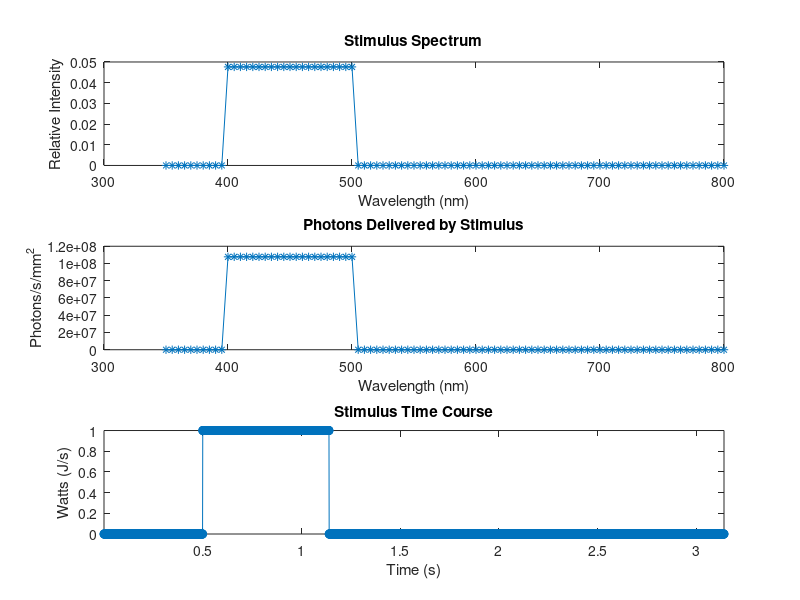
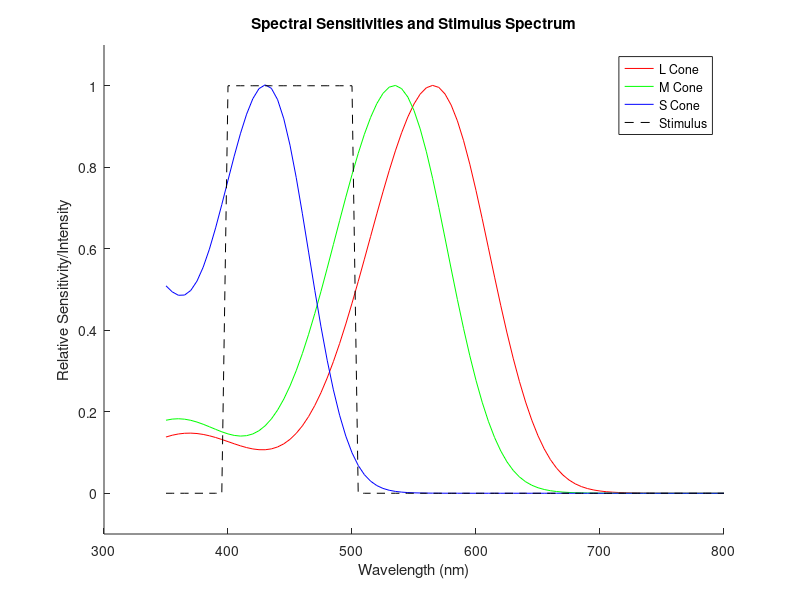
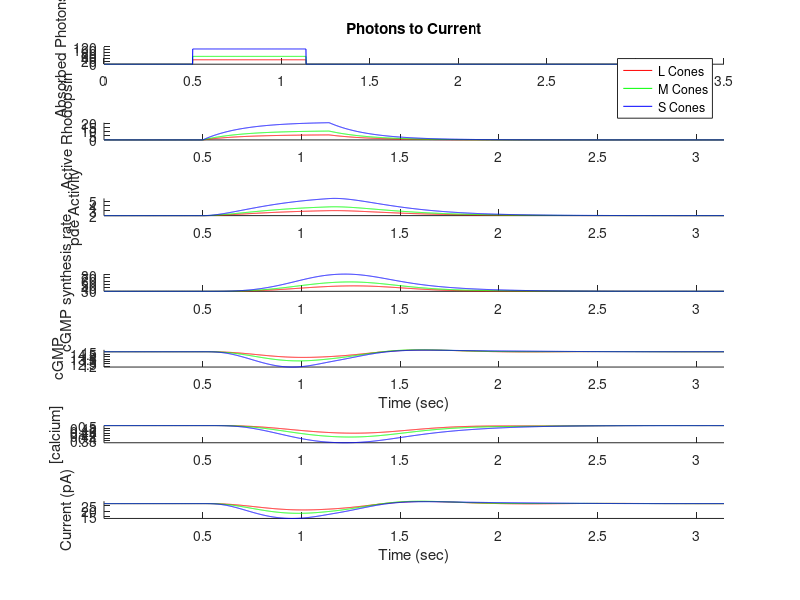
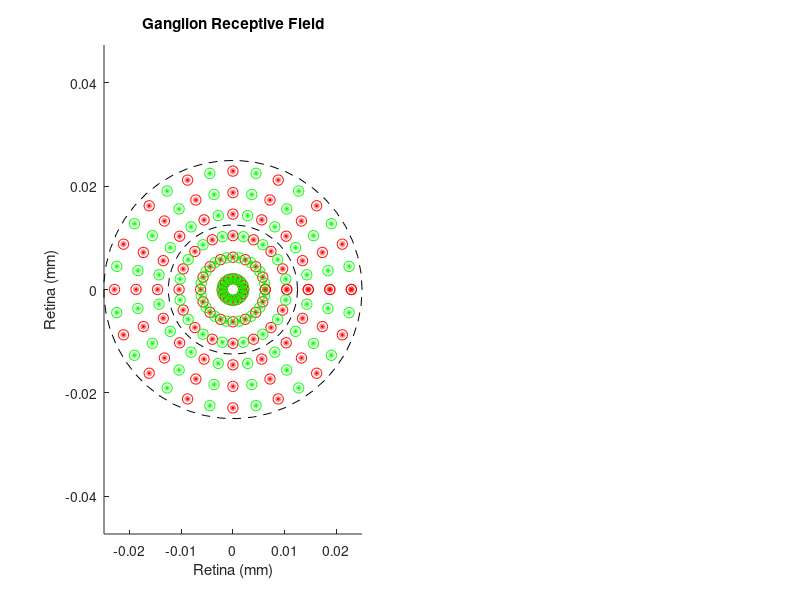

Write MATLAB code to recreate these figures, in order.
% This script models the recreation of a V1 receptive field from Fourier
% analysis of impulse response functions of a model V1 cell.

% 3/12  Created.    JPW

clear all
%close all

% In this script, I attempt to recreate a V1 cell from some of its
% component processing areas.  I begin with a stimulus, which is defined in
% terms of energy at particular wavelengths in the visible light spectrum.
% From there, I calculate how many photons are collected by each type of 
% cone photoreceptor, and I follow the signal cascade inside of each cone 
% type to determine the change of current that results.  I use that
% change current as input into a retinal ganglion cell, which has both
% excitatory and suppressive regions (on center, off surround).  Then,
% wiring several adjacent ganglion cells together, I create the receptive
% field for a V1 cell.  This cell should mimick the activity of a simple V1
% cell, and should also be suceptible to the same analysis as a typical V1
% cell.  I will attempt to recreate the receptive field of my model V1 cell
% through the same analysis used by Movshon et al in their 1977 papers.


%% Part I: Stimulus

% Define a stimulus.  We begin by determining the output of each individual
% cone type to a full field flash with specified component frequencies at
% a specified power.  Since I will be ultimately calculating the resulting
% current of a photoreceptor as the cube of cGMP concentration (a non
% linearity!), I want to keep the change in cGMP fairly small - that is,
% small enough that the change is current is roughly linear.  Thus, we want
% to define the power as some small value.

% Here, we can define several parameters of the stimulus.  We must first
% specify the time course of the stimulus.  We will model the cones as
% sitting in the dark, then recieving a dim flash of light.  First, we
% specify how much time we observe the cone before and after the flash, as
% well as the duration of the flash itself.  I am choosing 64ms to mimic
% the experimental conditions of Movshon et al.

%%%% User-Defined Parameters %%%%

% Temporal parameters of the stimulus
Stim.PreTime = .5; % in s
Stim.PostTime = 2; % in s
Stim.StimTime = .64; % in s
Stim.SamplingRate = 1000; % samples/sec

% Spectrum of wavelengths relevant to the cones.  (Must define the stimulus
% over this range of  wavelengths and at 5nm intervals for now.  This is 
% because I'm using cone spectral sensitivites calculated elsewhere and
% importing them from a mat file.)
Stim.Wavelength = 350:5:800; % in nanometers 

% Choose the relative energy spectrum of the stimulus (Note: this is a 
% normalized intensity at each wavelength which will be scaled to integrate 
% to specified power of the flash).
Stim.Spectrum = zeros(size(Stim.Wavelength));
Stim.Spectrum(find(Stim.Wavelength == 400):find(Stim.Wavelength == 500)) = 1;
Stim.Spectrum = Stim.Spectrum ./ sum(Stim.Spectrum);

% Choose total power of the stimulus in a given area (W / mm.^2 on the retina))
Stim.Power = 1e-9; % in J/s
RetinalStimArea = .01; % in mm^2


%%%% Calculations %%%%

% Setting up stimulus temporal parameters
Stim.PrePts = Stim.PreTime * Stim.SamplingRate; % in samples
Stim.StimPts = Stim.StimTime * Stim.SamplingRate;
Stim.PostPts = Stim.PostTime * Stim.SamplingRate;
Stim.DataPts = Stim.PrePts + Stim.StimPts + Stim.PostPts;
TimeAxis = (1:Stim.DataPts) ./ Stim.SamplingRate; % in s

% Square Pulse
Stim.Stim = zeros(1,Stim.DataPts);
% Stim.tStim = sin((2*pi*Stim.NCycles/Stim.StimPts):...
%     (2*pi*Stim.NCycles/Stim.StimPts):2*pi*Stim.NCycles);
% Stim.tStim(sign(Stim.tStim)==1) = 1; %Normalized value (Scaled by R*'s later)
% Stim.tStim(sign(Stim.tStim)==-1) = 0;
% Stim.Stim(Stim.PrePts+1:Stim.PrePts+Stim.StimPts) = Stim.tStim;
Stim.Stim(Stim.PrePts+1:Stim.PrePts+Stim.StimPts) = 1;

% Square Grating
% Stim.Stim = ones(1,Stim.DataPts) * Stim.Power/2;
% Stim.tStim = sin((2*pi*Stim.NCycles/Stim.StimPts):...
%      (2*pi*Stim.NCycles/Stim.StimPts):2*pi*Stim.NCycles);
% Stim.tStim(sign(Stim.tStim)==1) = 1;
% Stim.tStim(sign(Stim.tStim)==-1) = 0;
% Stim.Stim(Stim.PrePts+1:Stim.PrePts+Stim.StimPts) = Stim.tStim;

% Sinusoidal Grating
% Stim.Stim = ones(1,Stim.DataPts) * Stim.Power/2;
% Stim.tStim = ((sin((2*pi*Stim.NCycles/Stim.StimPts):...
%     (2*pi*Stim.NCycles/Stim.StimPts):2*pi*Stim.NCycles))+1)./2;
% Stim.Stim(Stim.PrePts+1:Stim.PrePts+Stim.StimPts) = Stim.tStim;


% Converting from Quantal Power Spectrum to Energy Spectrum (Energy at each wavelength)
StimEnergySpectra = Stim.Spectrum ./ Stim.Wavelength;
% Normalizing total energy to 1
StimEnergySpectra = StimEnergySpectra ./ sum(StimEnergySpectra);
% Making total energy equal to specified stimulus power (in Watts)
StimPowerSpectra = StimEnergySpectra .* Stim.Power;
% Transforming to photons across wavelengths: Photons(lambda)=Energy(lambda)*lambda/hc
ScFact = 6.6e-34 * 3e8; %Planck's constant * Speed of Light
PhotonSpectra = StimPowerSpectra .* Stim.Wavelength * 1e-9 / ScFact; % (wavelength is in nm)


% Plot stimulus
figure(1); clf; hold on;
subplot(3,1,1)
plot(Stim.Wavelength,Stim.Spectrum,'*-');
title('Stimulus Spectrum')
xlabel('Wavelength (nm)')
ylabel('Relative Intensity')
subplot(3,1,2)
plot(Stim.Wavelength,PhotonSpectra,'*-')
title('Photons Delivered by Stimulus')
xlabel('Wavelength (nm)')
ylabel('Photons/s/mm^2')
subplot(3,1,3)
plot(TimeAxis,Stim.Stim,'o-')
axis tight
title('Stimulus Time Course')
xlabel('Time (s)')
ylabel('Watts (J/s)')


%% Part II: Converstion to R*'s

% We now know the number of photons at each wavelength that is being
% emitted from the stimulus.  We will here ignore the complications of
% losing photons due to confounding factors like pre retinal filtering.
% Instead, we will just pretend that we can specify the stimulus parameters
% at some unit area of the retina.  Here, we will scale the stimlus by the
% size of a cone to calculate how many of these photons/s/unit area are
% falling on the photoreceptors.  Since each photoreceptor has a different
% absorbtion spectrum, and because we assigned our stimulus with a narrow 
% band of wavelengths, each of the cones will absorb a different amount of
% photons/s.  If each photons activates a single rhodopsin, photons/s
% should be equal to R*s/s.

% Size constants for the cones
Cones.CollectingArea = 0.7 * 1e-6; %in mm^2
Cones.Size = 2e-3; %in mm (cell body diameter)

% Load Normalized Cone Spectral Sensitivities across spectral stimulus wavelength
load SpectralSensitivities.mat
SpectrumLCone = SpectralSensitivites(:,1);
SpectrumMCone = SpectralSensitivites(:,2);
SpectrumSCone = SpectralSensitivites(:,3);

% Integrating across wavelength to get total number of photons
FluxLCone = sum(PhotonSpectra .* SpectrumLCone');
FluxMCone = sum(PhotonSpectra .* SpectrumMCone');
FluxSCone = sum(PhotonSpectra .* SpectrumSCone');

% Calculating Quantal Catches (Photons falling on  a single cone)
PhotonsLCone =  FluxLCone * Cones.CollectingArea / RetinalStimArea; %R*/LCone/s
PhotonsMCone =  FluxMCone * Cones.CollectingArea / RetinalStimArea; %R*/MCone/s
PhotonsSCone =  FluxSCone * Cones.CollectingArea / RetinalStimArea; %R*/SCone/s
Cones.Photons = cat(1,PhotonsLCone,PhotonsMCone,PhotonsSCone);

figure(2); clf; hold on;
plot(Stim.Wavelength,SpectrumLCone,'r')
plot(Stim.Wavelength,SpectrumMCone,'g')
plot(Stim.Wavelength,SpectrumSCone,'b')
plot(Stim.Wavelength,Stim.Spectrum./max(Stim.Spectrum),'k--')
ylim([-.1 1.1])
title('Spectral Sensitivities and Stimulus Spectrum')
xlabel('Wavelength (nm)')
ylabel('Relative Sensitivity/Intensity')
legend('L Cone','M Cone','S Cone','Stimulus')


%% Part III: Model Single Cone Response

% Here we calculate the change in current in each cell as a result of 
% our flashed stimulus.


% Rate Constants, etc.
TimeStep = 1/Stim.SamplingRate;
NumPts = numel(Stim.Stim);
sigma = 5;				% rhodopsin activity decay rate constant (1/sec)
phi = 5;				% phosphodiesterase activity decay rate constant (1/sec)
eta = 10;				% phosphodiesterase activation rate constant (1/sec)
gdark = 15;				% concentration of cGMP in darkness
cgmp2cur = 8e-3;		% constant relating cGMP to current
cdark = 0.5;			% dark calcium concentration
beta = 2;				% rate constant for calcium removal in 1/sec
hillcoef = 4;			% cooperativity
hillaffinity = 0.3;		% affinity

cur2ca = beta * cdark / (cgmp2cur * gdark^3);				% get q using steady state
smax = eta/phi * gdark * (1 + (cdark / hillaffinity)^hillcoef);		% get smax using steady state

figure(3); clf; hold on;
Cones.Responses = nan(3,numel(Stim.Stim));

% Loop through the three cone types
for n = 1:3
    
    % Tailor stimulus to each cone type
    r = Stim.Stim .* Cones.Photons(n,:)/Stim.SamplingRate;
    
    % Initial Conditions
    ar(1) = 0;
    p(1) = eta/phi;
    g(1) = gdark;							% initial condition
    s(1) = gdark * eta/phi;		% steady state: synthesis = hydrolysis
    c(1) = cdark;
    
    % solve difference equations
    for pnt = 2:numel(Stim.Stim)
        ar(pnt) = ar(pnt-1) + (r(pnt-1) - sigma * ar(pnt-1)) * TimeStep;
        p(pnt) = p(pnt-1) + TimeStep * (ar(pnt-1) + eta - phi * p(pnt-1));
        g(pnt) = g(pnt-1) + TimeStep * (s(pnt-1) - p(pnt-1) * g(pnt-1));
        c(pnt) = c(pnt-1) + TimeStep * (cur2ca * cgmp2cur * g(pnt-1)^3 - beta * c(pnt-1));
        s(pnt) = smax / (1 + (c(pnt) / hillaffinity)^hillcoef);
    end
    cur = cgmp2cur * g.^3;
    
    Cones.Responses(n,:) = cur;
    
    line = ['r';'g';'b'];
    
    % Plot
    figure(3); hold on; nf = 7; q = 1;
    subplot(nf,1,q); q=q+1; hold on;
    plot(TimeAxis,r,['-' num2str(line(n))])
    %axis tight
    title('Photons to Current')
    ylabel('Absorbed Photons')
    legend('L Cones','M Cones','S Cones','Location','NorthEast')
    subplot(nf,1,q); q=q+1; hold on;
    plot(TimeAxis, ar,['-' num2str(line(n))]);
    axis tight
    ylabel('Active Rhodopsin');
    subplot(nf,1,q); q=q+1; hold on;
    plot(TimeAxis,p,['-' num2str(line(n))])
    axis tight
    ylabel('pde Activity')
    subplot(nf,1,q); q=q+1; hold on;
    plot(TimeAxis,s,['-' num2str(line(n))])
    axis tight
    ylabel('cGMP synthesis rate')
    subplot(nf,1,q); q=q+1; hold on;
    plot(TimeAxis,g,['-' num2str(line(n))])
    axis tight
    xlabel('Time (sec)')
    ylabel('cGMP')
    subplot(nf,1,q);q=q+1; hold on;
    plot(TimeAxis,c,['-' num2str(line(n))])
    axis tight
    ylabel('[calcium]');
    subplot(nf,1,q);q=q+1; hold on;
    plot(TimeAxis,Cones.Responses(n,:),['-' num2str(line(n))]);
    axis tight
    xlabel('Time (sec)')
    ylabel('Current (pA)')
    
end


%% Part IV: Build Retinal Ganglion Cell

% Here, we wire many photoreceptors together to form a ganglion cell, which
% has both an 'on region' and and 'off region' - that is, a region in which
% light will excite the cell, and promote the firing of action potentials,
% and a region in which light will inhibit the cell, inhibbiting it from
% firing action potentials.  The relative strength of each of these areas
% can be changed either by changing the amount of cones that act as input,
% or adding a coefficient that weighs a given input more of less than other
% inputs.  The example cell below has equal numbers of cells that act as
% inputs to the on-region and off-region, and each has a coefficient of 1.
% Note that the density of cones does not have to be as high as the density
% of cones at the retina, since not every cone in a region will be wired to
% a given ganglion cell.  However, it is well established that neighboring
% cones can have an excitatory or inhibitory effect on each other; this
% complication is not built into my model.

% I also want to point out that I'm using the ambiguous term 'excitatory
% and inhibitory input'.  This is because photoreceptors do not fire action
% potentials, but instead promote the generation of action potentials
% downstream by changing the local extracellular voltage.  There is
% probably some well understood relationship between the output current of
% a photoreceptor and the action potentials of adjacent cells, but I have
% not added this complication into my model.  Instead, I will assume that
% the spike rate of downstream neurons changes linearly with output of a
% photoreceptor.  Since it will be convenient to have a V1 cell with some
% baseline firing rate, I am arbitrily assigning the coefficient of
% proportionality as 1.  Thus, the spike rate of a given ganglion cell will
% be a mean of the input from the photoreceptors.

%%%% User-Defined Parameters %%%%

% Choose diameter of ganglion cell
RFDiameter = .05; % in mm

% Choose number of cones hooked up to a ganglion cell (for now, these will
% be evenly distributed between center and surround, and between L and M cells)
ncones = 64;

% Choose the number of radii on which cones can fall (half of these will be
% center, half surroun - for ease of calculations, stick with even numbers for now)
nradii = 6;


%%%% Calculations %%%%

% Set up individual ganglion cells
bins = linspace(0,RFDiameter/2,nradii*2+1);
radii = bins(2:2:end);
boarders = [bins(nradii+1) bins(end)];
Ganglion.Boarders = boarders;
thetas = linspace(0,2*pi,ncones/2+1);

figure(4); clf;
subplot(1,2,1); hold on;
axis tight
title('Ganglion Receptive Field')
xlabel('Retina (mm)')
ylabel('Retina (mm)')

% Red Cones
[X Y] = meshgrid(thetas(1:2:end),radii);
[centersx centersy] = pol2cart(X(:),Y(:));

for n = 1:numel(centersx)
    [x1 y1] = pol2cart(linspace(0,2*pi,20),sqrt(Cones.CollectingArea)/4);
    x = x1 + centersx(n);
    y = y1 + centersy(n);
    plot(x,y,'r','LineWidth',3)
    [x2 y2] = pol2cart(linspace(0,2*pi,20),Cones.Size/2);
    x = x2 + centersx(n);
    y = y2 + centersy(n);
    plot(x,y,'r')
end

% Green Cones
[X Y] = meshgrid(thetas(2:2:end),radii);
[centersx centersy] = pol2cart(X(:),Y(:));

for n = 1:numel(centersx)
    [x1 y1] = pol2cart(linspace(0,2*pi,20),sqrt(Cones.CollectingArea)/4);
    x = x1 + centersx(n);
    y = y1 + centersy(n);
    plot(x,y,'g','LineWidth',3)
    [x2 y2] = pol2cart(linspace(0,2*pi,20),Cones.Size/2);
    x = x2 + centersx(n);
    y = y2 + centersy(n);
    plot(x,y,'g')
end


% Plot boarders
for n = 1:numel(boarders)
    [bx by] = pol2cart(linspace(0,2*pi,50),boarders(n));
    hold on;
    plot(bx,by,'k--')
    axis equal tight
end



%% Part V: V1 Receptive Field

% Here, I wire several ganglion cells together in a row to create a V1 
% receptive field.  In reality, receptive field inputs are not arranged so 
% neatly, but this is a very simple model.  The stimuli used to test this
% cell will vary only along the x-dimension, and not along the y-dimension.
% Thus, the number of ganglion cells wired together is fairly arbitrary,
% but this model could be extended to build receptive fields that vary in
% both size and location.  Again, the firing rate of this V1 cell will be
% linearly related the firing rates of the input ganglion cells.

%%%% User-Defined Parameters %%%%

% Number of ganglion in a straight line
nganglion = 6;


%%%% Calculations %%%%

% Calculate center of each ganglion (along y axis)
gangcenters = 0:RFDiameter/2:RFDiameter/2*(nganglion-1);
gangcenters = gangcenters - (RFDiameter/2*(nganglion-1))/2;

figure(5); hold on;
%subplot(1,2,2); hold on;
axis tight
title('V1 Receptive Field')
xlabel('Retina (mm)')
ylabel('Retina (mm)')

% L Cones (Center)
Cones.Coordinates.LCones = [];
[X Y] = meshgrid(thetas(3:2:end),radii(1:nradii/2));
[centersx centersy] = pol2cart(X(:),Y(:));

% Duplicate single ganglion into a string of ganglia
centersy = repmat(centersy,numel(gangcenters),1)...
    + reshape(repmat(gangcenters,numel(centersy),1),[],1);
centersx = repmat(centersx,numel(gangcenters),1);
Cones.Coordinates.LCones = cat(1,Cones.Coordinates.LCones,[centersx centersy]);
Ganglion.Center.Coordinates.LCones = [centersx centersy];

% L Cones (Surround)
[X Y] = meshgrid(thetas(3:2:end),radii(nradii/2+1:end));
[centersx centersy] = pol2cart(X(:),Y(:));

% Duplicate single ganglion into a string of ganglia
centersy = repmat(centersy,numel(gangcenters),1)...
    + reshape(repmat(gangcenters,numel(centersy),1),[],1);
centersx = repmat(centersx,numel(gangcenters),1);
Cones.Coordinates.LCones = cat(1,Cones.Coordinates.LCones,[centersx centersy]);
Ganglion.Surround.Coordinates.LCones = [centersx centersy];

% Plot L Cones
for n = 1:numel(Cones.Coordinates.LCones(:,1))
    [x1 y1] = pol2cart(linspace(0,2*pi,20),sqrt(Cones.CollectingArea)/4);
    x = x1 + Cones.Coordinates.LCones(n,1);
    y = y1 + Cones.Coordinates.LCones(n,2);
    plot(x,y,'r','LineWidth',3)
    [x2 y2] = pol2cart(linspace(0,2*pi,20),Cones.Size/2);
    x = x2 + Cones.Coordinates.LCones(n,1);
    y = y2 + Cones.Coordinates.LCones(n,2);
    plot(x,y,'r')
end


% M Cones (Center)
Cones.Coordinates.MCones = [];
[X Y] = meshgrid(thetas(2:2:end),radii(1:nradii/2));
[centersx centersy] = pol2cart(X(:),Y(:));

% Replicate single ganglion into many
centersy = repmat(centersy,numel(gangcenters),1)...
    + reshape(repmat(gangcenters,numel(centersy),1),[],1);
centersx = repmat(centersx,numel(gangcenters),1);
Cones.Coordinates.MCones = cat(1,Cones.Coordinates.MCones,[centersx centersy]);
Ganglion.Center.Coordinates.MCones = [centersx centersy];

% M Cones (Surround)
[X Y] = meshgrid(thetas(2:2:end),radii(nradii/2+1:end));
[centersx centersy] = pol2cart(X(:),Y(:));

% Replicate single ganglion into many
centersy = repmat(centersy,numel(gangcenters),1)...
    + reshape(repmat(gangcenters,numel(centersy),1),[],1);
centersx = repmat(centersx,numel(gangcenters),1);
Cones.Coordinates.MCones = cat(1,Cones.Coordinates.MCones,[centersx centersy]);
Ganglion.Surround.Coordinates.MCones = [centersx centersy];

% Plot M Cones
for n = 1:numel(Cones.Coordinates.MCones(:,1))
    [x1 y1] = pol2cart(linspace(0,2*pi,20),sqrt(Cones.CollectingArea)/4);
    x = x1 + Cones.Coordinates.MCones(n,1);
    y = y1 + Cones.Coordinates.MCones(n,2);
    plot(x,y,'g','LineWidth',3)
    [x2 y2] = pol2cart(linspace(0,2*pi,20),Cones.Size/2);
    x = x2 + Cones.Coordinates.MCones(n,1);
    y = y2 + Cones.Coordinates.MCones(n,2);
    plot(x,y,'g')
end

% Plot boarders
for q = 1:numel(gangcenters)
    for n = 1:numel(boarders)
        [bx by] = pol2cart(linspace(0,2*pi,50),boarders(n));
        by = by+gangcenters(q);
        hold on;
        plot(bx,by,'k--')
        axis equal
    end
end


%% Part VI: Stationary Gratings (Spatial Frequency Tuning Curves)

% We have now created a model of a simple V1 cell, which should behave 
% roughly linearly.  I now want to see if I can recreate the receptive
% field of this cell by taking the inverse Fourier transform of its spatial
% frequency turning curves, just as Movshon et al did.  This section
% flashes a stationary square grating over the receptive field, varying the
% phase to find the optimal response, and varying the spatial frequency of
% these gratings to build up a tuning curve.

% In the Movshon paper, spatial frequency tuning curves are built up by
% stimulating the cell with square gratings that switch between polarities
% (dark to light, light to dark).  Since the V1 cells that they tested
% often had a low enough baseline firing rate that their output firing rate 
% was half-rectified, they used this tactic to uncover the amount of 
% excitatory input from on-regions (dark to light) and off-regions (light
% to dark).  Instead of reversing polarities, I made the assumption that
% the excitatory input of an off-region to dark bar is equivalent to the 
% excitatory input of an on-region to a light bar.  This is very likely a
% poor model for such responses, but it works well enough for a simple
% model.

%%%% User-Defined Parameters %%%%

% Spatial frequencies to be tested
sf = linspace(1/.0025,1/.1,30); % in cycles/mm

% Number of phase shifts to be tested (to find the optimal stimulus)
nphase = 8;


%%%% Calculations %%%%

% Characterize Responses (excitatory or inhibitory)
Lexcite = (-1*(Cones.Responses(1,:) - Cones.Responses(1,1)))+Cones.Responses(1,1);
Mexcite = (-1*(Cones.Responses(2,:) - Cones.Responses(2,1)))+Cones.Responses(2,1);
Sexcite = (-1*(Cones.Responses(3,:) - Cones.Responses(3,1)))+Cones.Responses(3,1);
Linhib = Cones.Responses(1,:);
Minhib = Cones.Responses(2,:);
Sinhib = Cones.Responses(3,:);

% Choose optimal location for stimulus (to save time)
for n = 1:numel(sf)
    
    % Calculate width bar (1/2 of stimulus period)
    barwidth = 1/sf(n)*.5;% Width of light/dark bars
    
    % Test different phase shifts to find the optimal phase
    for q = 1:nphase
        
        barboarders = (-RFDiameter + q*2*barwidth/nphase):barwidth:RFDiameter;
        if barboarders(1) ~= -RFDiameter
            barboarders = [-RFDiameter barboarders];
        end
        if barboarders(end) ~= RFDiameter
            barboarders = [barboarders RFDiameter];
        end
        tempboarders = barboarders - min(barboarders);
        
        % Center LCones in each bin
        tempLC = Ganglion.Center.Coordinates.LCones(:,1) - min(barboarders);
        tempbins = histc(tempLC,tempboarders);
        LCbins = [tempbins(1:end-2)' tempbins(end-1)+tempbins(end)];
        
        % Surround LCones in each bin
        tempLS = Ganglion.Surround.Coordinates.LCones(:,1) - min(barboarders);
        tempbins = histc(tempLS,tempboarders);
        LSbins = [tempbins(1:end-2)' tempbins(end-1)+tempbins(end)];
        
        % Center MCones in each bin
        tempMC = Ganglion.Center.Coordinates.MCones(:,1) - min(barboarders);
        tempbins = histc(tempMC,tempboarders);
        MCbins = [tempbins(1:end-2)' tempbins(end-1)+tempbins(end)];
        
        % Surround MCones in each bin
        tempMS = Ganglion.Surround.Coordinates.MCones(:,1) - min(barboarders);
        tempbins = histc(tempMS,tempboarders);
        MSbins = [tempbins(1:end-2)' tempbins(end-1)+tempbins(end)];
        
        % Sum excited cones and subtract inhibited cones
        lightbins = zeros(1,numel(tempbins)-1);
        darkbins = zeros(1,numel(tempbins)-1);
        lightbins(1:2:end) = 1;
        darkbins(2:2:end) = 1;
        lightbins = logical(lightbins);
        darkbins = logical(darkbins);
        
        % L Cones
        LCexcite = sum(LCbins(lightbins));
        LSexcite = sum(LSbins(darkbins));
        LCsuppress = sum(LCbins(darkbins));
        LSsuppress = sum(LSbins(lightbins));
        
        % M Cones
        MCexcite = sum(MCbins(lightbins));
        MSexcite = sum(MSbins(darkbins));
        MCsuppress = sum(MCbins(darkbins));
        MSsuppress = sum(MSbins(lightbins));
        
        % Total excitation - total suppression
        temptotalLexcite(q) = LCexcite + LSexcite - LCsuppress - LSsuppress;
        temptotalMexcite(q) = MCexcite + MSexcite - MCsuppress - MSsuppress;
        
    end
    
    % Total excitation - total suppression
    totalLexcite(n) = max(temptotalLexcite);
    totalMexcite(n) = max(temptotalMexcite);
    
    clear temptotalLexcite temptotalMexcite
    
end

totalactivity = totalLexcite+totalMexcite;

figure(6); clf; hold on
%plot(sf,totalLexcite,'r')
%plot(sf,totalMexcite,'g--')
plot(sf,totalactivity,'k*-')
title('Spatial Frequency Tuning Curve')
xlabel('Spatial Frequency (cycles/mm)')
ylabel('activity')


%% Part VII: Fourier Analysis

% Fourier transformation
F = fftshift(ifft(totalactivity));

% Reconstruct spatial axis
dx = 1/(max(sf));
SpaceAxis = ((0:(numel(real(F))-1)) - numel(real(F))/2) .* dx;

% Plot
figure(7); clf; hold on;
title('Fourier Transformation of SF Responses')
plot(SpaceAxis,real(F)./max(real(F)),'b-')
plot(SpaceAxis,imag(F)./max(real(F)),'c--')
plot(SpaceAxis,zeros(1,numel(SpaceAxis)),'k--')
legend('Real Component','Imaginary Component','Location','NorthEast')
xlabel('Retina (mm)')
ylabel('Normalized Response Amplitude')
